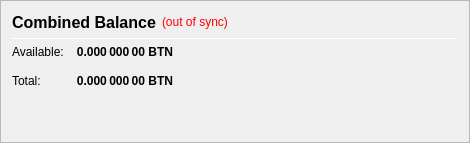
                   <widget class="QFrame" name="frame_CombinedBalances">
                    <property name="minimumSize">
                     <size>
                      <width>470</width>
                      <height>0</height>
                     </size>
                    </property>
                    <property name="frameShape">
                     <enum>QFrame::StyledPanel</enum>
                    </property>
                    <property name="frameShadow">
                     <enum>QFrame::Raised</enum>
                    </property>
                    <layout class="QVBoxLayout" name="verticalLayout_5">
                     <item>
                      <layout class="QHBoxLayout" name="horizontalLayout_5" stretch="0,0,0">
                       <item>
                        <widget class="QLabel" name="label_5z">
                         <property name="minimumSize">
                          <size>
                           <width>0</width>
                           <height>20</height>
                          </size>
                         </property>
                         <property name="font">
                          <font>
                           <pointsize>12</pointsize>
                           <weight>75</weight>
                           <bold>true</bold>
                          </font>
                         </property>
                         <property name="toolTip">
                          <string>Combined Balance (including unconfirmed and immature coins)</string>
                         </property>
                         <property name="text">
                          <string>Combined Balance</string>
                         </property>
                        </widget>
                       </item>
                       <item>
                        <widget class="QLabel" name="labelWalletStatus">
                         <property name="cursor">
                          <cursorShape>WhatsThisCursor</cursorShape>
                         </property>
                         <property name="toolTip">
                          <string>The displayed information may be out of date. Your wallet automatically synchronizes with the Btcnode network after a connection is established, but this process has not completed yet.</string>
                         </property>
                         <property name="styleSheet">
                          <string notr="true">QLabel { color: red; }</string>
                         </property>
                         <property name="text">
                          <string notr="true">(out of sync)</string>
                         </property>
                         <property name="alignment">
                          <set>Qt::AlignLeading|Qt::AlignLeft|Qt::AlignVCenter</set>
                         </property>
                        </widget>
                       </item>
                       <item>
                        <spacer name="horizontalSpacer_1">
                         <property name="orientation">
                          <enum>Qt::Horizontal</enum>
                         </property>
                         <property name="sizeHint" stdset="0">
                          <size>
                           <width>40</width>
                           <height>20</height>
                          </size>
                         </property>
                        </spacer>
                       </item>
                      </layout>
                     </item>
                     <item>
                      <widget class="Line" name="line_CombinedBalance">
                       <property name="minimumSize">
                        <size>
                         <width>0</width>
                         <height>1</height>
                        </size>
                       </property>
                       <property name="maximumSize">
                        <size>
                         <width>16777215</width>
                         <height>1</height>
                        </size>
                       </property>
                       <property name="orientation">
                        <enum>Qt::Horizontal</enum>
                       </property>
                      </widget>
                     </item>
                     <item>
                      <layout class="QGridLayout" name="gridLayout_3">
                       <property name="spacing">
                        <number>12</number>
                       </property>
                       <item row="1" column="0">
                        <widget class="QLabel" name="labelBalanceTextz">
                         <property name="text">
                          <string>Available:</string>
                         </property>
                        </widget>
                       </item>
                       <item row="1" column="1">
                        <widget class="QLabel" name="labelBalancez">
                         <property name="font">
                          <font>
                           <weight>75</weight>
                           <bold>true</bold>
                          </font>
                         </property>
                         <property name="cursor">
                          <cursorShape>IBeamCursor</cursorShape>
                         </property>
                         <property name="toolTip">
                          <string>Your current spendable balance</string>
                         </property>
                         <property name="text">
                          <string notr="true">0.000 000 00 BTN</string>
                         </property>
                         <property name="alignment">
                          <set>Qt::AlignRight|Qt::AlignTrailing|Qt::AlignVCenter</set>
                         </property>
                         <property name="textInteractionFlags">
                          <set>Qt::LinksAccessibleByMouse|Qt::TextSelectableByKeyboard|Qt::TextSelectableByMouse</set>
                         </property>
                        </widget>
                       </item>
                       <item row="2" column="0">
                        <widget class="QLabel" name="labelTotalTextz">
                         <property name="text">
                          <string>Total:</string>
                         </property>
                        </widget>
                       </item>
                       <item row="2" column="1">
                        <widget class="QLabel" name="labelTotalz">
                         <property name="font">
                          <font>
                           <weight>75</weight>
                           <bold>true</bold>
                          </font>
                         </property>
                         <property name="cursor">
                          <cursorShape>IBeamCursor</cursorShape>
                         </property>
                         <property name="toolTip">
                          <string>Total Balance, including all unavailable coins.</string>
                         </property>
                         <property name="text">
                          <string notr="true">0.000 000 00 BTN</string>
                         </property>
                         <property name="alignment">
                          <set>Qt::AlignRight|Qt::AlignTrailing|Qt::AlignVCenter</set>
                         </property>
                         <property name="textInteractionFlags">
                          <set>Qt::LinksAccessibleByMouse|Qt::TextSelectableByKeyboard|Qt::TextSelectableByMouse</set>
                         </property>
                        </widget>
                       </item>
                       <item row="2" column="3">
                        <spacer name="horizontalSpacer_2">
                         <property name="orientation">
                          <enum>Qt::Horizontal</enum>
                         </property>
                         <property name="sizeHint" stdset="0">
                          <size>
                           <width>40</width>
                           <height>20</height>
                          </size>
                         </property>
                        </spacer>
                       </item>
                      </layout>
                     </item>
                     <item>
                      <spacer name="verticalSpacer_1">
                       <property name="orientation">
                        <enum>Qt::Vertical</enum>
                       </property>
                       <property name="sizeHint" stdset="0">
                        <size>
                         <width>20</width>
                         <height>40</height>
                        </size>
                       </property>
                      </spacer>
                     </item>
                    </layout>
                   </widget>
